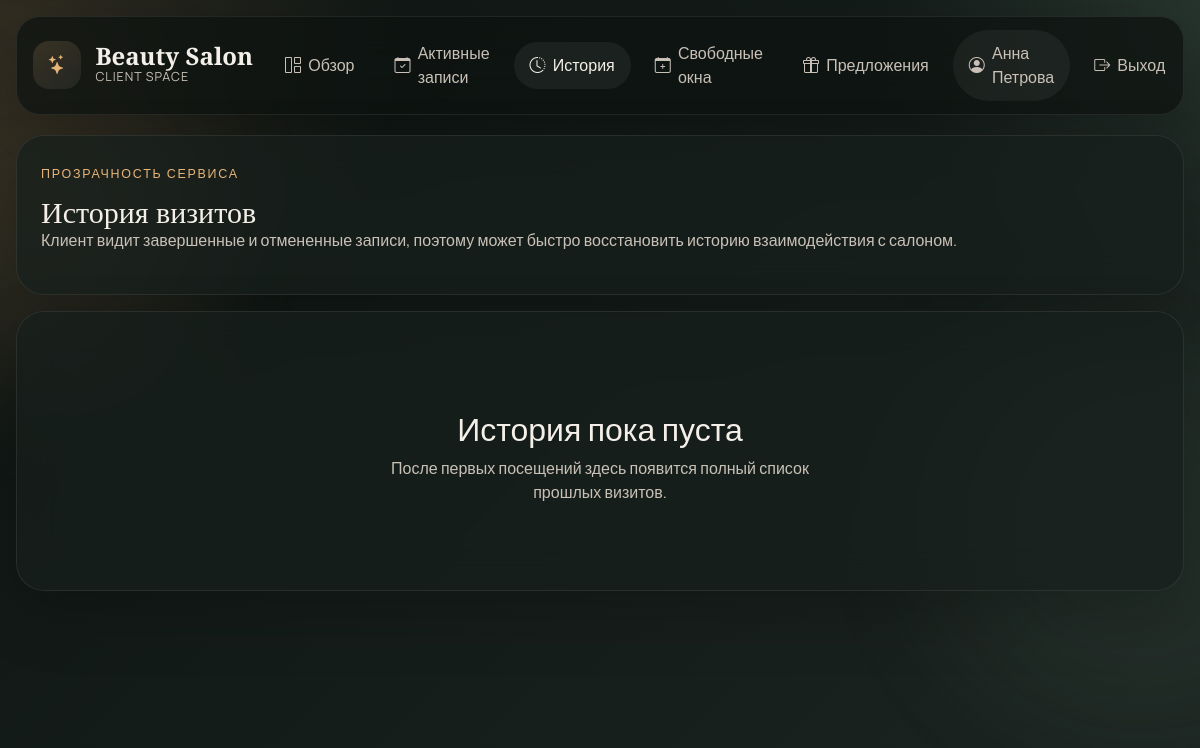
Page /history (signed in) on the earlier database version.
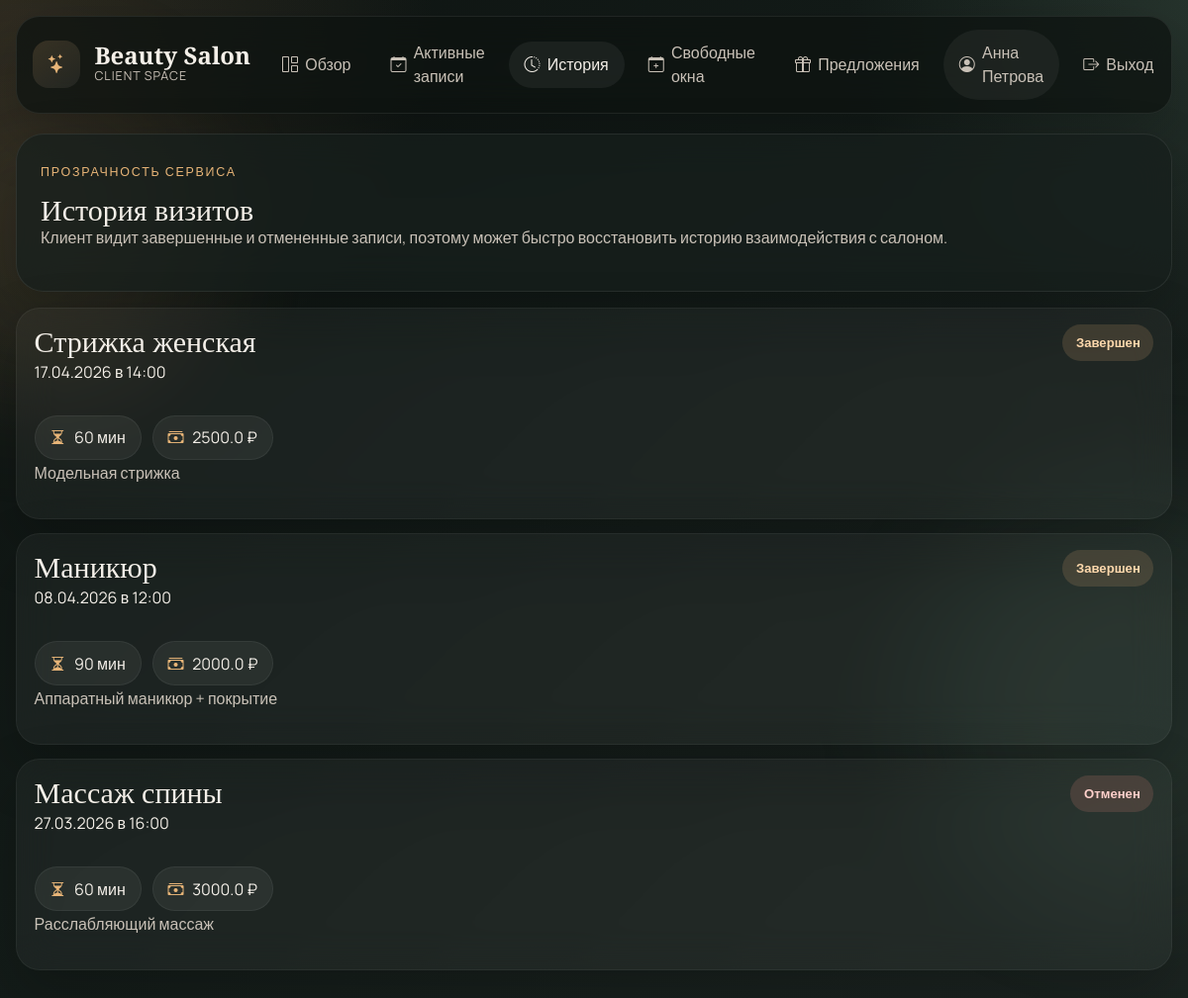
Same page on the later database version.
### models.py (models this page shows)
class Appointment(db.Model):
    __tablename__ = 'appointments'
    id = db.Column(db.Integer, primary_key=True)
    client_id = db.Column(db.Integer, db.ForeignKey('users.id'))
    service_id = db.Column(db.Integer, db.ForeignKey('services.id'))
    start_time = db.Column(db.DateTime, nullable=False)
    status = db.Column(db.String(20), default='active')  # active, completed, cancelled
    service = db.relationship('Service')

class Service(db.Model):
    __tablename__ = 'services'
    id = db.Column(db.Integer, primary_key=True)
    name = db.Column(db.String(100), nullable=False)
    duration = db.Column(db.Integer, nullable=False)  # minutes
    price = db.Column(db.Float, nullable=False)
    description = db.Column(db.Text)

### app.py (the view)
@app.route("/history")
@login_required
def history():
    history_items = Appointment.query.filter(
        Appointment.client_id == current_user.id,
        Appointment.status.in_(["completed", "cancelled"]),
    ).order_by(Appointment.start_time.desc()).all()
    return render_template("history.html", appointments=history_items)

### app.py (called while the page is built)
@login_manager.user_loader
def load_user(user_id):
    return db.session.get(User, int(user_id))

@app.context_processor
def inject_navigation_state():
    return {"now": datetime.now()}

### templates/history.html (shortened to what this page needs)
{% extends "base.html" %}
{% block content %}
<section class="page-header glass-panel">
    <span class="section-kicker">Прозрачность сервиса</span>
    <h1>История визитов</h1>
    <p>Клиент видит завершенные и отмененные записи, поэтому может быстро восстановить историю взаимодействия с салоном.</p>
</section>
{% if appointments %}
    <section class="history-list">
        {% for appt in appointments %}
            <article class="glass-panel history-card">
                <div class="history-top">
                    <div>
                        <h2>{{ appt.service.name }}</h2>
                        <p>{{ appt.start_time.strftime('%d.%m.%Y в %H:%M') }}</p>
                    </div>
                    <span class="status-chip {% if appt.status == 'completed' %}status-completed{% else %}status-cancelled{% endif %}">
                        {% if appt.status == 'completed' %}Завершен{% else %}Отменен{% endif %}
                    </span>
                </div>
                <div class="appointment-meta">
                    <span><i class="bi bi-hourglass-split"></i> {{ appt.service.duration }} мин</span>
                    <span><i class="bi bi-cash-stack"></i> {{ appt.service.price }} ₽</span>
                </div>
                <p class="detail-text">{{ appt.service.description }}</p>
            </article>
        {% endfor %}
    </section>
{% else %}
    <section class="glass-panel empty-shell">
        <div class="empty-state compact">
            <h2>История пока пуста</h2>
            <p>После первых посещений здесь появится полный список прошлых визитов.</p>
        </div>
    </section>
{% endif %}
{% endblock %}

Differences in the rows shown:
added Appointment: service.name "Стрижка женская", start_time "17.04.2026 в 14:00", status "Завершен", service.duration "60", service.price "2500.0", service.description "Модельная стрижка"
added Appointment: service.name "Маникюр", start_time "08.04.2026 в 12:00", status "Завершен", service.duration "90", service.price "2000.0", service.description "Аппаратный маникюр + покрытие"
added Appointment: service.name "Массаж спины", start_time "27.03.2026 в 16:00", status "Отменен", service.duration "60", service.price "3000.0", service.description "Расслабляющий массаж"
Other differences:
text no longer shown: "История пока пуста После первых посещений здесь появится полный список прошлых визитов."
